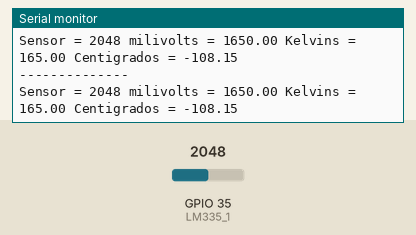
Simulated run of this sketch. Board: ESP32. Shown: the last lines printed to the serial monitor. Inputs (shaded band) come from the test bench; at power-on: GPIO 35 (LM335_1) = 2048 (analog values on the 0–4095 scale).

Above: at 1.8 s.
1.9 s: GPIO 35 (LM335_1) set to 2866
At 2.8 s:
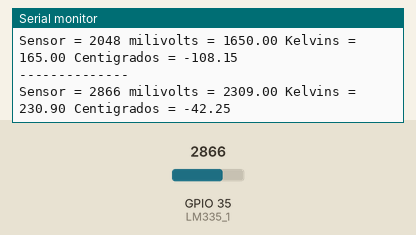
3.4 s: GPIO 35 (LM335_1) set to 3603
At 4.8 s:
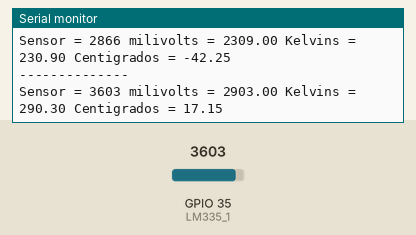
Timing chart, 0 to 6.4 s (numbered marks = the images above; inputs shaded):
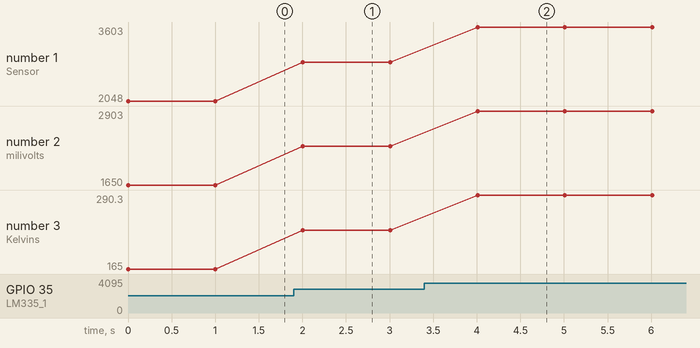

The sketch:

lm335_test.ino
```cpp
#define LM335_1   35
#define VOLTAJE   3300
#define RES_ADC   4095


void setup() {
  Serial.begin(115200);
  analogReadResolution (12); //in bits
  analogSetPinAttenuation(LM335_1, ADC_11db); //ADC_0db ADC_2_5db ADC_6db ADC_11db

  pinMode(LM335_1, INPUT);
}


void leer_lm335 (int sensor) {
  int   lectura;
  float milivolts;
  float Kelvins;
  float centigrados;

  lectura = analogRead(sensor);

  milivolts = (lectura * VOLTAJE) / RES_ADC;

  Kelvins = milivolts / 10;
  centigrados = Kelvins - 273.15;

  Serial.print ("Sensor = ");
  Serial.print (lectura);
  Serial.print (" milivolts = ");
  Serial.print (milivolts);
  Serial.print (" Kelvins = ");
  Serial.print (Kelvins);
  Serial.print (" Centigrados = ");
  Serial.print (centigrados);
  Serial.println();
}

void loop() {
  Serial.println("\n--------------");
  leer_lm335(LM335_1);
  delay(1000);
}
```

Measured:
- after the input at 1.9 s, the serial monitor: prints a new line after 0.10 s (image 1)
- after the input at 3.4 s, the serial monitor: prints a new line after 0.61 s (image 2)
- plotted number 1: 2048 → 2866 after the input at 1.9 s, 2866 → 3603 after the input at 3.4 s
- plotted number 2: 1650 → 2309 after the input at 1.9 s, 2309 → 2903 after the input at 3.4 s
- plotted number 3: 165 → 230.9 after the input at 1.9 s, 230.9 → 290.3 after the input at 3.4 s
